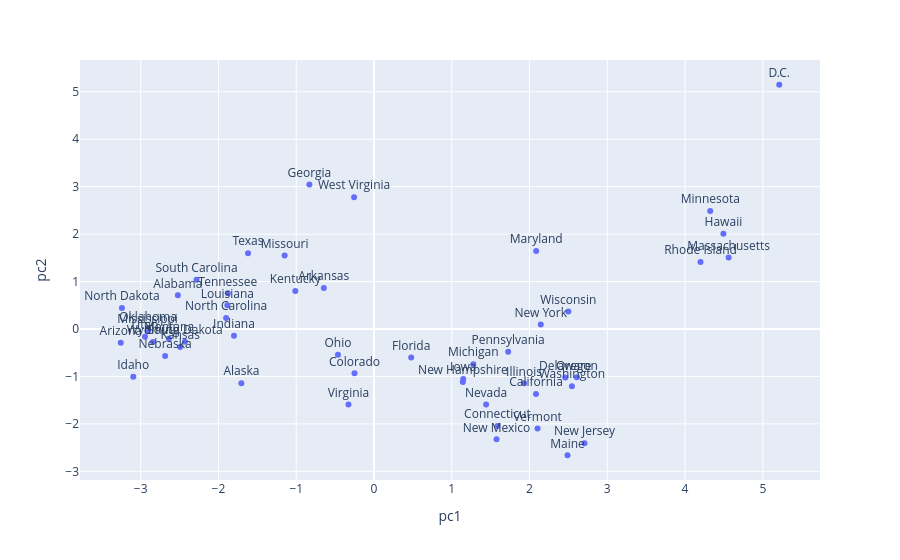

The code cell stored with this chart in its notebook:
### Markdown cell above
### Part i

### Code cell
import plotly.express as px
first_2_pcs_jittered["state"] = list(df_1972_to_2016.index)
fig = px.scatter(first_2_pcs_jittered, x = "pc1", y = "pc2", text="state")
fig.update_traces(textposition='top center')
fig.show()

### Figure 1 — Plotly figure (JSON) as saved in the notebook; plotly's stock layout.template omitted (floating-point values rounded to 4 significant figures)
{"data": [{"hovertemplate": "pc1=%{x}<br>pc2=%{y}<br>state=%{text}<extra></extra>", "legendgroup": "", "marker": {"color": "#636efa", "symbol": "circle"}, "mode": "markers+text", "name": "", "orientation": "v", "showlegend": false, "text": ["Alabama", "Alaska", "Arizona", "Arkansas", "California", "Colorado", "Connecticut", "Delaware", "D.C.", "Florida", "Georgia", "Hawaii", "Idaho", "Illinois", "Indiana", "Iowa", "Kansas", "Kentucky", "Louisiana", "Maine", "Maryland", "Massachusetts", "Michigan", "Minnesota", "Mississippi", "Missouri", "Montana", "Nebraska", "Nevada", "New Hampshire", "New Jersey", "New Mexico", "New York", "North Carolina", "North Dakota", "Ohio", "Oklahoma", "Oregon", "Pennsylvania", "Rhode Island", "South Carolina", "South Dakota", "Tennessee", "Texas", "Utah", "Vermont", "Virginia", "Washington", "West Virginia", "Wisconsin", "Wyoming"], "textposition": "top center", "type": "scatter", "x": [-2.522, -1.705, -3.257, -0.6458, 2.084, -0.2507, 1.586, 2.46, 5.211, 0.4781, -0.8306, 4.493, -3.096, 1.929, -1.801, 1.147, -2.493, -1.012, -1.886, 2.488, 2.085, 4.56, 1.277, 4.324, -2.911, -1.149, -2.638, -2.686, 1.442, 1.143, 2.707, 1.576, 2.145, -1.902, -3.241, -0.4632, -2.906, 2.609, 1.725, 4.199, -2.282, -2.431, -1.88, -1.62, -2.945, 2.103, -0.3283, 2.545, -0.2562, 2.499, -2.842], "xaxis": "x", "y": [0.7093, -1.143, -0.2902, 0.8636, -1.371, -0.9351, -2.045, -1.02, 5.148, -0.6026, 3.044, 2.008, -1.005, -1.144, -0.1448, -1.054, -0.3802, 0.8019, 0.4995, -2.662, 1.644, 1.507, -0.7417, 2.489, -0.04583, 1.549, -0.2078, -0.5685, -1.593, -1.115, -2.407, -2.325, 0.09399, 0.2321, 0.441, -0.5422, 0.003692, -1.019, -0.4781, 1.411, 1.038, -0.27, 0.751, 1.597, -0.1651, -2.097, -1.591, -1.205, 2.777, 0.3686, -0.2741], "yaxis": "y"}], "layout": {"legend": {"tracegroupgap": 0}, "margin": {"t": 60}, "xaxis": {"anchor": "y", "domain": [0, 1], "title": {"text": "pc1"}}, "yaxis": {"anchor": "x", "domain": [0, 1], "title": {"text": "pc2"}}}}
